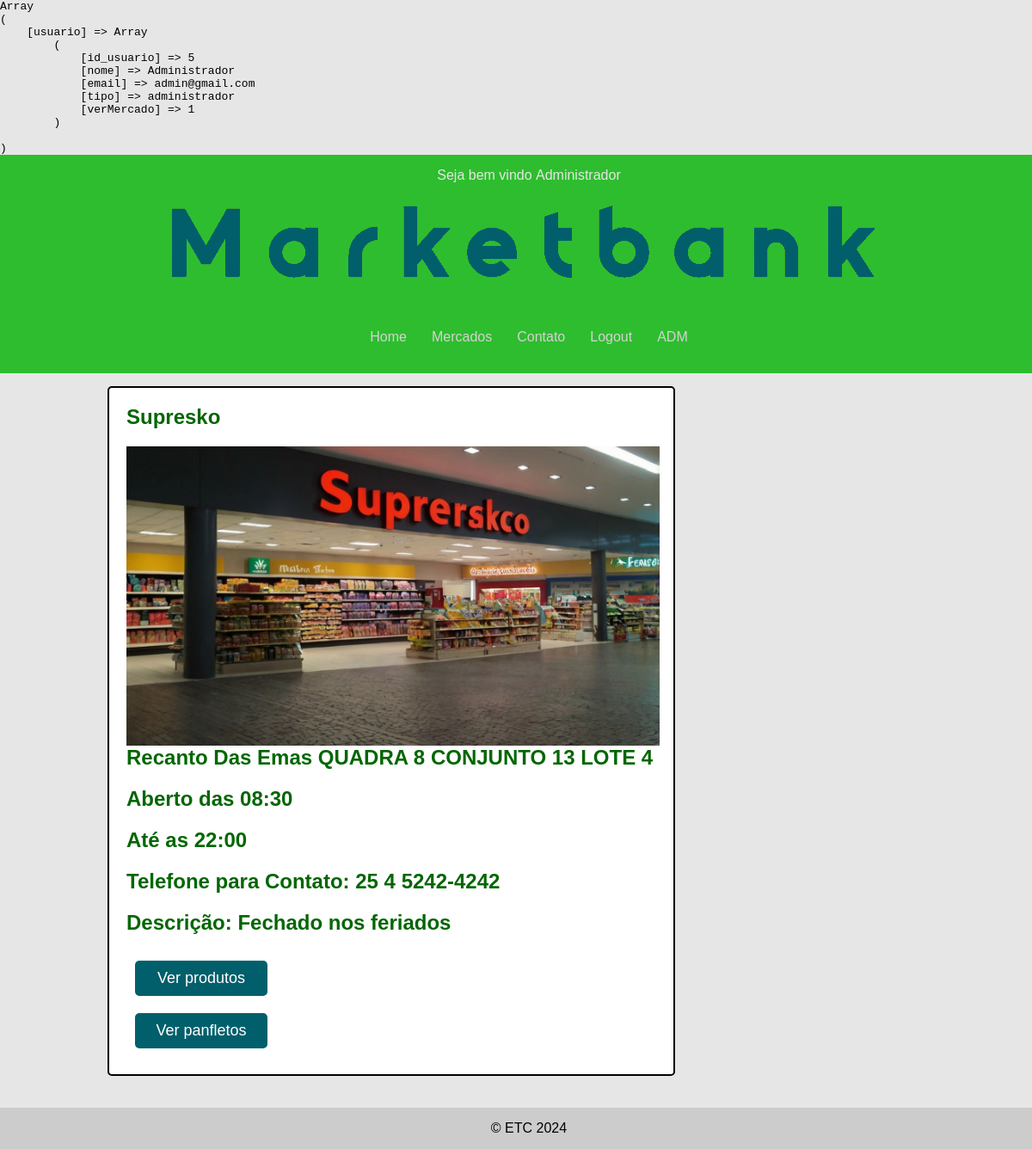
Page /home/verPerfilMercado.php?id_mercado=1 (signed in) on the committed database.
### tables this page shows
CREATE TABLE IF NOT EXISTS `mercado` (
  `id_mercado` INT(11) NOT NULL AUTO_INCREMENT,
  `nomeMerc` VARCHAR(255) NOT NULL,
  `regiaoadm` VARCHAR(45) NOT NULL,
  `endereco` VARCHAR(255) NOT NULL,
  `horarioAbert` TIME NOT NULL,
  `horarioFecha` TIME NOT NULL,
  `telefone` VARCHAR(11) NOT NULL,
  `cnpj` VARCHAR(20) NOT NULL,
  `imagem` VARCHAR(120) NOT NULL,
  `descricao` TEXT NULL DEFAULT NULL,
  `id_dono` INT(11) NOT NULL,
  `compras` ENUM('sim', 'nao') NOT NULL,
  PRIMARY KEY (`id_mercado`),
  INDEX `id_dono` (`id_dono` ASC) ,
  CONSTRAINT `mercado_ibfk_1`
    FOREIGN KEY (`id_dono`)
    REFERENCES `usuario` (`id_usuario`));

### model/mercadoDAO.php (called while the page is built, shortened)
<?php
class mercadoDAO
{
    private $conn;
    public function __construct($conn)
    {
        $this->conn = $conn;
    }
    public function getMercadoById($id_mercado)
    {
        $query = "SELECT * FROM mercado WHERE id_mercado = :id_mercado";
        $stmt = $this->conn->prepare($query);
        $stmt->bindValue(':id_mercado', $id_mercado, PDO::PARAM_INT);
        if ($stmt->execute()) {
            return $stmt->fetch(PDO::FETCH_ASSOC);
        } else {
            return "ocorreu um erro " . $stmt->errorInfo();
        }
    }
}

### func/func.php (called while the page is built, shortened)
<?php
function formatarTelefone($numero) {
    $ddd = substr($numero, 0, 2);
    $prefixo = substr($numero, 2, 1);
    $parte1 = substr($numero, 3, 4);
    $parte2 = substr($numero, 7, 4);
    $numeroFormatado = $ddd . " " . $prefixo . " " . $parte1 . "-" . $parte2;
    return $numeroFormatado;
}

### home/verPerfilMercado.php (the view, shortened to what this page needs)
<?php
require_once '../cadastro/cadastro.php';
require_once '../func/func.php';
require_once '../model/mercadoDAO.php';
$mercadoDAO = new mercadoDAO($conn);
if (usuarioEstaLogado()) {
    $infmercado = $mercadoDAO->getMercadoById($_SESSION['usuario']['verMercado']);
}
require_once '../inc/cabecalho.php';
?>
<div class="wrapper">
<div id="area-principal">
    <div id="area-postagens">
        <div class="postagem">
            <h2><?= ucwords($infmercado['nomeMerc']) ?></h2>
            <img src="../cadastro/uploads/<?= $infmercado['imagem'] ?>" width="620px" alt="foto mercado">
            <h2><?= ucwords($infmercado['regiaoadm']) ?>
            <?= strtoupper($infmercado['endereco']) ?> </h2>
            <h2>Aberto das <?= date('H:i', strtotime($infmercado['horarioAbert'])) ?> </h2>
            <h2> Até as <?= date('H:i', strtotime($infmercado['horarioFecha'])) ?> </h2>
            <h2> Telefone para Contato: <?= formatarTelefone($infmercado['telefone']) ?> </h2>
            <h2>Descrição: <?= ($infmercado['descricao']) ?></h2>
            <form action="../CRUD/read-prodCliente.php" method="POST">
                <button type="submit" class="button_padrao">Ver produtos</button>
            </form>
            <form action="../CRUD/read-panf.php" method="POST">
                <button type="submit" class="button_padrao">Ver panfletos</button>
            </form>
        </div>
    </div>
</div>
    <?php require_once '../inc/rodape.php'; ?>

### css/style.css (style rules this page uses)
* { margin: 0; padding: 0; }
html, body { width: 100%; height: 100%; font-size: 1em; font-family: "Trebuchet MS", Helvetica, sans-serif; background: #e6e6e6; overflow-y: scroll; overflow-x: hidden; }
.wrapper { display: flex; flex-direction: column; min-height: 75vh; }
#area-principal { width: 950px; margin: 0 auto; padding: 15px; }
.postagem h2 { color: rgb(2, 102, 2); }
#area-postagens { margin: 0 auto; width: 660px; float: left; margin-bottom: 15px; }
.postagem { margin: 0 auto; padding: 20px; background: white; margin-bottom: 7px; word-wrap: break-word; border: 2.5px solid black; border-radius: 5px; }
h2 { color: lightgreen; }
.postagem img { justify-content: center; text-align: center; }
h2 { margin-bottom: 20px; }
.button_padrao { font-size: 18px; padding: 10px; width: 25%; background-color: #005f6b; color: #fff; border: none; border-radius: 5px; cursor: pointer; margin:10px; transition: background-color 0.3s ease ; transition: color 0.3s ease ; }
.postagem .button_padrao { flex-wrap: wrap; margin: 10px; align-items: center; justify-content: center; }

### rows in the picture
mercado: nomeMerc "Supresko", imagem (picture), regiaoadm "Recanto Das Emas", endereco "QUADRA 8 CONJUNTO 13 LOTE 4", horarioAbert "08:30", horarioFecha "22:00", telefone "25 4 5242-4242", descricao "Fechado nos feriados"

### other values in the picture
$_SESSION['usuario']['nome'] "Administrador"
